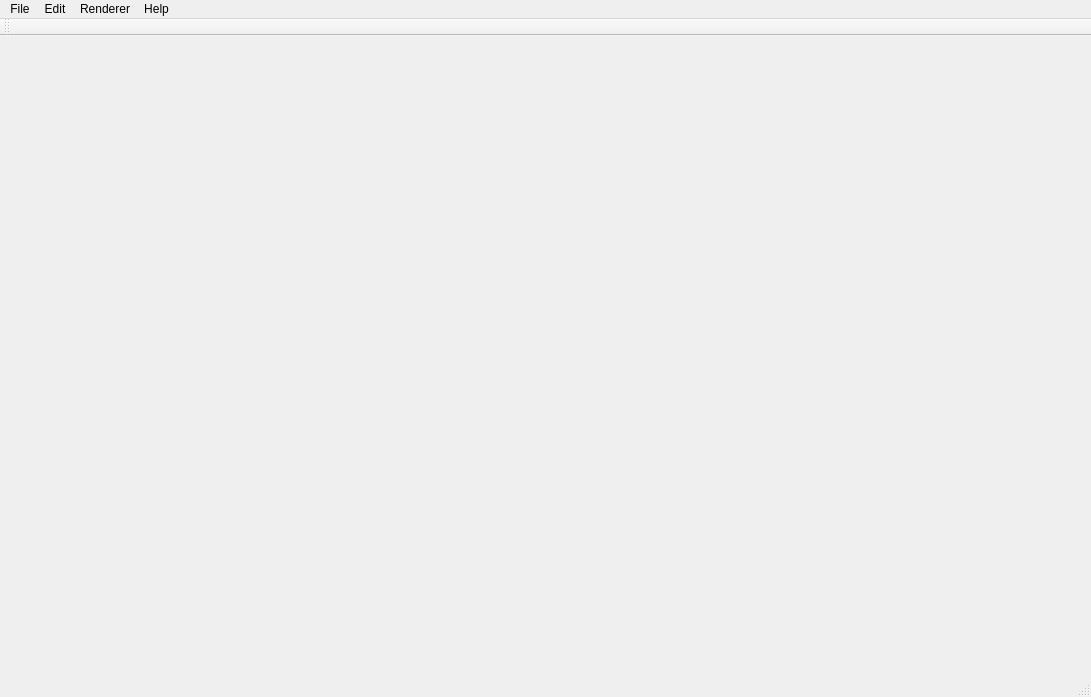
<?xml version="1.0" encoding="UTF-8"?>
<ui version="4.0">
 <class>MedicalImageTool</class>
 <widget class="QMainWindow" name="MedicalImageTool">
  <property name="geometry">
   <rect>
    <x>0</x>
    <y>0</y>
    <width>1091</width>
    <height>697</height>
   </rect>
  </property>
  <property name="windowTitle">
   <string>MedicalImageTool</string>
  </property>
  <widget class="QWidget" name="centralWidget">
   <layout class="QHBoxLayout" name="horizontalLayout">
    <item>
     <layout class="QGridLayout" name="gridLayout">
      <item row="1" column="0">
       <widget class="QVTKWidget" name="qvtkWidgetCoronalPlane"/>
      </item>
      <item row="1" column="1">
       <widget class="QVTKWidget" name="qvtkWidget3DView"/>
      </item>
      <item row="0" column="1">
       <widget class="QVTKWidget" name="qvtkWidgetSagitalPlane"/>
      </item>
      <item row="0" column="0">
       <widget class="QVTKWidget" name="qvtkWidgetAxialPlane"/>
      </item>
     </layout>
    </item>
   </layout>
  </widget>
  <widget class="QMenuBar" name="menuBar">
   <property name="geometry">
    <rect>
     <x>0</x>
     <y>0</y>
     <width>1091</width>
     <height>26</height>
    </rect>
   </property>
   <widget class="QMenu" name="menuOpenImage">
    <property name="title">
     <string>File</string>
    </property>
    <addaction name="actionOpenImage"/>
    <addaction name="actionSaveAs"/>
    <addaction name="actionOpenSTL"/>
    <addaction name="separator"/>
    <addaction name="actionExit"/>
   </widget>
   <widget class="QMenu" name="menuEdit">
    <property name="title">
     <string>Edit</string>
    </property>
    <addaction name="actionCrosshair"/>
    <addaction name="separator"/>
    <addaction name="actionDistanceMeasure"/>
    <addaction name="separator"/>
    <addaction name="actionScreenshotUpperLeft"/>
    <addaction name="actionScreenshotUpperRight"/>
    <addaction name="actionScreenshotLowerLeft"/>
    <addaction name="actionScreenshotLowerRight"/>
   </widget>
   <widget class="QMenu" name="menuHelp">
    <property name="title">
     <string>Help</string>
    </property>
    <addaction name="actionAboutProgram"/>
   </widget>
   <widget class="QMenu" name="menuVolumeRenderer">
    <property name="title">
     <string>Renderer</string>
    </property>
    <addaction name="actionGPUVolumeRenderer"/>
   </widget>
   <addaction name="menuOpenImage"/>
   <addaction name="menuEdit"/>
   <addaction name="menuVolumeRenderer"/>
   <addaction name="menuHelp"/>
  </widget>
  <widget class="QToolBar" name="mainToolBar">
   <attribute name="toolBarArea">
    <enum>TopToolBarArea</enum>
   </attribute>
   <attribute name="toolBarBreak">
    <bool>false</bool>
   </attribute>
  </widget>
  <widget class="QStatusBar" name="statusBar"/>
  <action name="actionOpenImage">
   <property name="icon">
    <iconset resource="MedicalImageTool.qrc">
     <normaloff>:/MedicalImageTool/Resources/fileopen.png</normaloff>:/MedicalImageTool/Resources/fileopen.png</iconset>
   </property>
   <property name="text">
    <string>OpenImage</string>
   </property>
  </action>
  <action name="actionExit">
   <property name="icon">
    <iconset resource="MedicalImageTool.qrc">
     <normaloff>:/MedicalImageTool/Resources/exit.png</normaloff>:/MedicalImageTool/Resources/exit.png</iconset>
   </property>
   <property name="text">
    <string>Exit</string>
   </property>
  </action>
  <action name="actionCrosshair">
   <property name="text">
    <string>Crosshair</string>
   </property>
  </action>
  <action name="actionDistanceMeasure">
   <property name="text">
    <string>DistanceMeasure</string>
   </property>
  </action>
  <action name="actionAboutProgram">
   <property name="text">
    <string>AboutProgram</string>
   </property>
  </action>
  <action name="actionGPUVolumeRenderer">
   <property name="text">
    <string>GPUVolumeRenderer</string>
   </property>
  </action>
  <action name="actionSaveAs">
   <property name="icon">
    <iconset resource="MedicalImageTool.qrc">
     <normaloff>:/MedicalImageTool/Resources/filesave.png</normaloff>:/MedicalImageTool/Resources/filesave.png</iconset>
   </property>
   <property name="text">
    <string>SaveAs</string>
   </property>
  </action>
  <action name="actionScreenshotUpperLeft">
   <property name="text">
    <string>ScreenshotUpperLeft</string>
   </property>
  </action>
  <action name="actionScreenshotLowerLeft">
   <property name="text">
    <string>ScreenshotLowerLeft</string>
   </property>
  </action>
  <action name="actionScreenshotUpperRight">
   <property name="text">
    <string>ScreenshotUpperRight</string>
   </property>
  </action>
  <action name="actionScreenshotLowerRight">
   <property name="text">
    <string>ScreenshotLowerRight</string>
   </property>
  </action>
  <action name="actionOpenSTL">
   <property name="text">
    <string>OpenSTL</string>
   </property>
  </action>
 </widget>
 <layoutdefault spacing="6" margin="11"/>
 <customwidgets>
  <customwidget>
   <class>QVTKWidget</class>
   <extends>QWidget</extends>
   <header>QVTKWidget.h</header>
  </customwidget>
 </customwidgets>
 <resources>
  <include location="MedicalImageTool.qrc"/>
 </resources>
 <connections/>
</ui>
